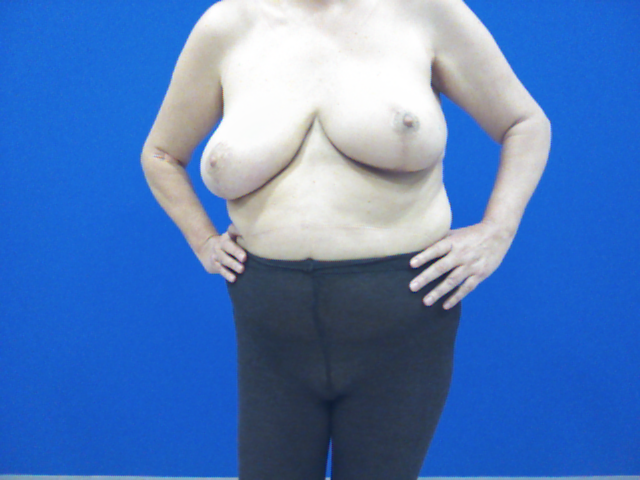
%> input picture Results/cfrontal1.png, 640 x 480 px, given in place of dfrontal_Seg_Full.PNG, which was not available
$ octave testarfiltroRuido.m   (GNU Octave 9; MATLAB toolbox functions it lacks are replaced by stand-ins)
%> lines starting %> are read from the running program, lines starting %| are printed output that depends on the picture; in (x1, y1, x2, y2) boxes, pixels count from 0 and x2, y2 are one past the last pixel; in counts of white or black regions, pixels touching at a corner belong together; the program's own positions count from 1; pictures that were not available may be replaced by others from this repository, and a replacement may not be noted
%> the answer given: Results
### filtrarRuido.m
function [result] = filtrarRuido(pathname,filename,finalname,original)
%> called with pathname = 'Results\Kinect1\Results\', filename = 'dfrontal_Seg_Full.PNG', finalname = 'novo.png', original = 'dfrontal1.PNG'
    %% options
     plotOption=0;
    %% Read image
    img1=imread([pathname,filename]);
%> img1 is the input picture: size 480x640x3 uint8; mean R, G, B 81.4, 122.8, 187.4
    [M,N]=size(img1);
%> M = 480; N = 1920
    %% Get binary image
    imgnovo=im2bw(img1,graythresh(img1));
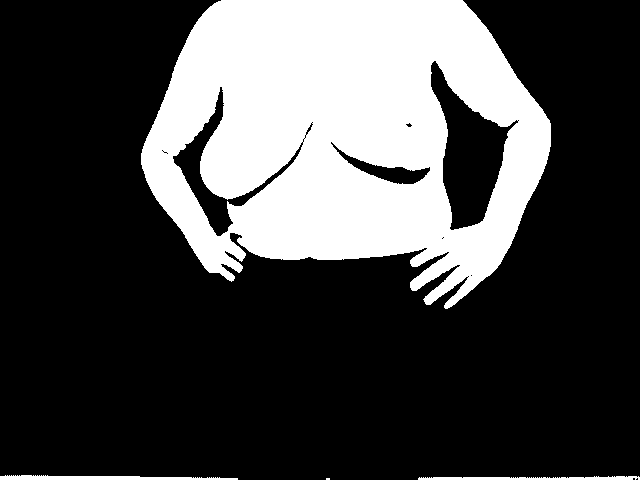
%> imgnovo: size 480x640 logical; 27.4% white; 4 white regions (1 under 20 px), largest, box (x1, y1, x2, y2) and area: (141, 0, 551, 309) 82801, (0, 475, 238, 480) 847, (418, 476, 640, 480) 650
    %% Get Background limit
    imgOrig=imread([pathname,original]);
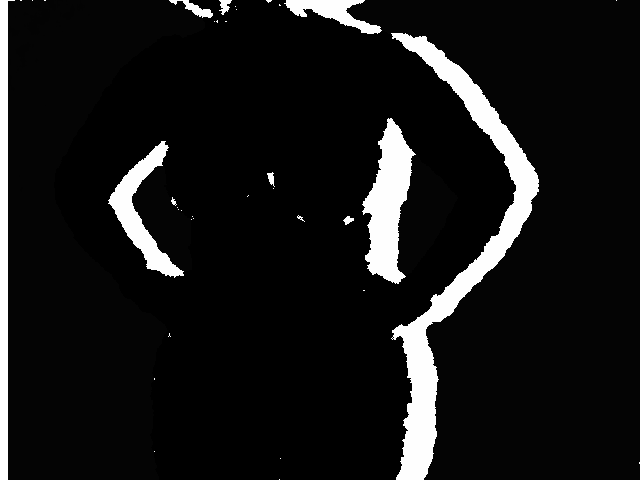
%> input picture Results/dfrontal1.png, 640 x 480 px
%> imgOrig is the input picture: size 480x640 uint16; min 680, max 65535, mean 6604.2
    imgOrig(imgOrig(:)==65535)=nan;
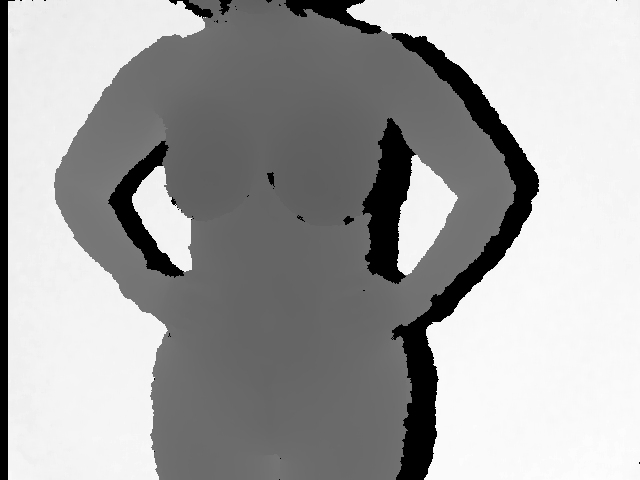
%> imgOrig: size 480x640 uint16; 8.28% of pixels changed, all inside (x1, y1, x2, y2) = (0, 0, 640, 480); drawn with min black and max white
    a=double(max(imgOrig(:)));
%> a = 1838
    b=double(imgOrig);
    zzi=b./a;
    level=graythresh(zzi);
%> level = 0.69
    levelOrig = level*a;
%> levelOrig = 1268.6
    %% Plot inputs
    if(plotOption==1)
        figure(1);
        imshow(img1,[]);
        figure(2);
        imshow(imgnovo);
        a = double (img1);
        a(a==a(1))= nan;
        amx = max(a(:));
        a = a/amx;
        figure(3);
        imshow(a,[]);
    end;
    %% Make sure to remove Background
    imgOut=img1;
    imgOut(imgOut(:)>levelOrig)=65535;
    if(plotOption==1)
        figure(4);
        a = double(imgOut);
        a(a==a(1))= nan;
        amx = max(a(:));
        a = a/amx;
        imshow(a,[]);
    end
    %% Average Filter
    h = fspecial('average', [5 5]);
    k = imfilter(imgOut, h);
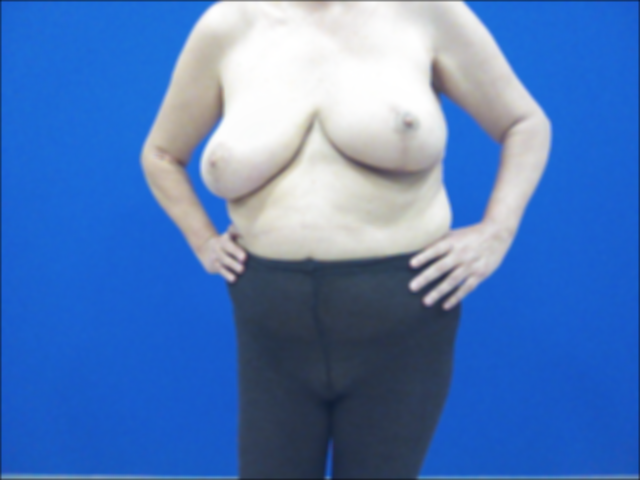
%> k: size 480x640x3 uint8; mean R, G, B 81.1, 122.2, 186.6
    imgOut=k;
    imgOut(M-2:M,:)=img1(M-2:M,:);
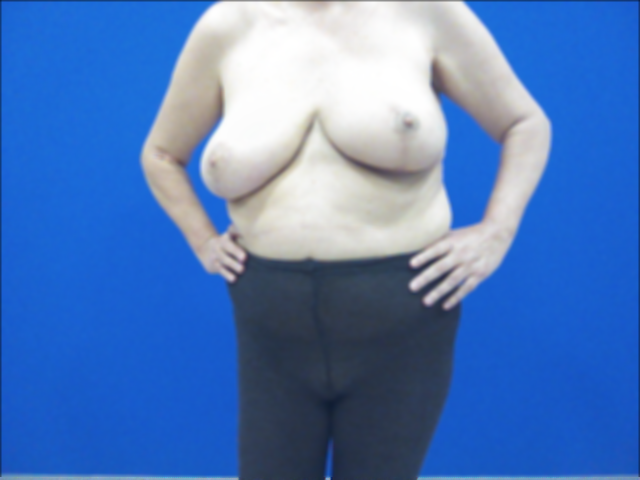
%> imgOut: size 480x640x3 uint8; 0.62% of pixels changed, all inside (x1, y1, x2, y2) = (0, 477, 640, 480)
    if(plotOption==1)
        figure(5);
        imshow(imgOut,[]);
        figure(51);
        a = double (imgOut);
        a(a==a(1))= nan;
        amx = max(a(:));
        a = a/amx;
        imshow(a,[]);
    end
    %% Mask
    imgOut(imgnovo(:,:)==1)=65535;
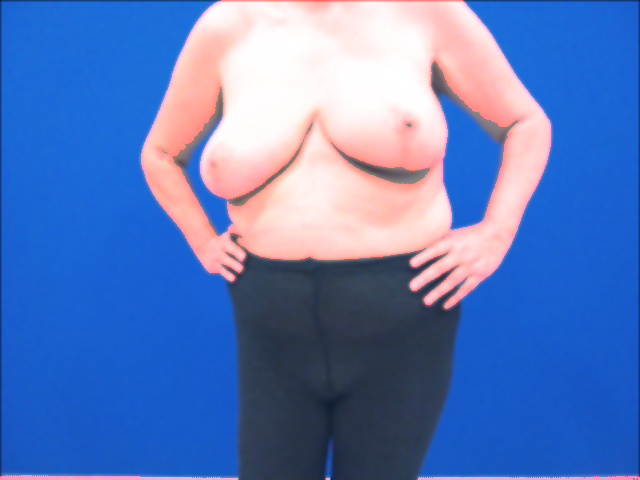
%> imgOut: size 480x640x3 uint8; mean R, G, B 93, 122.4, 186.8
    if(plotOption==1)
        figure(6);
        imshow(imgOut,[]);
        figure(61);
        a = double (imgOut);
        a(a==a(1))= nan;
        amx = max(a(:));
        a = a/amx;
        imshow(a,[]);
    end
    %% Median Filter
% [24 lines of commented-out code are left out]
    %% Remove Background again
    imgOut(imgOut(:)>levelOrig)=65535;
    if(plotOption==1)
        figure(9);
        imshow(imgOut,[]);
        figure(91);
        a = double (imgOut);
        a(a==a(1))= nan;
        amx = max(a(:));
        a = a/amx;
        imshow(a,[]);
    end
    %% Apply Opening
    se = strel('disk',5);
    imgOut=uint16(imopen(double(imgOut),se));
%> imgOut: size 480x640x3 uint16
    if(plotOption==1)
        figure(11);
        imshow(imgOut,[]);
        imshow(imgOut,[]);
        figure(111);
        a = double (imgOut);
        a(a==a(1))= nan;
        amx = max(a(:));
        a = a/amx;
        imshow(a,[]);
    end
%% Print Out
    imwrite(imgOut,[pathname,finalname]);
    result=1;
end

### testarfiltroRuido.m
close all;
clear;
clc;
%%
s1 = strcat(uigetdir('D:\INESC\DadosTese\','Select Patient'),'\Kinect1\Results\');
%%
filtrarRuido(s1,'dfrontal_Seg_Full.PNG','novo.png','dfrontal1.PNG');
%%
system(['teste1.exe ','seg_F2DMeanFilter ',s1,'cfrontal1.PNG ',s1,'novo.png']);
